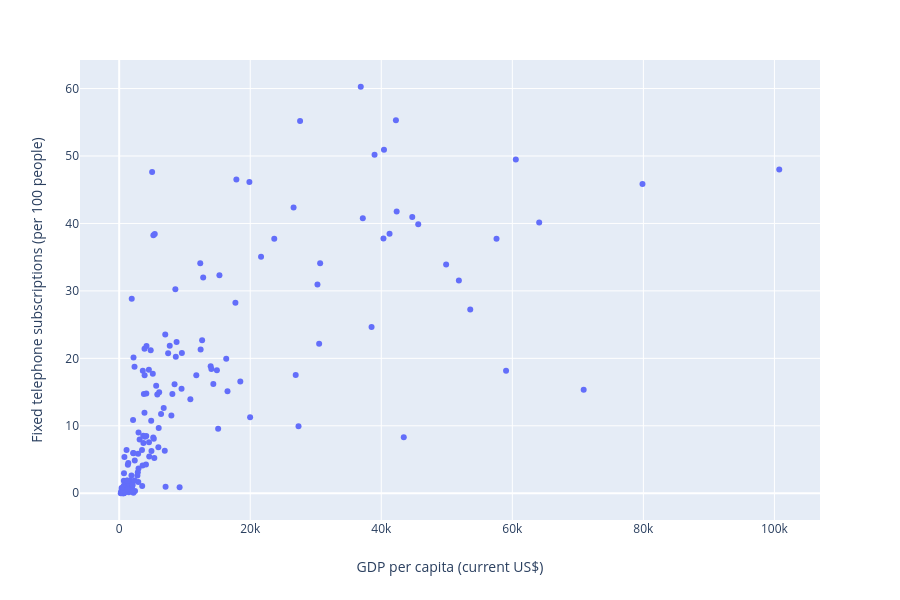

This figure's notebook cell:
### Code cell
px.scatter(df.query('year == 2016'), x = 'GDP per capita (current US$)', y='Fixed telephone subscriptions (per 100 people)')

### Figure 1 — Plotly figure (JSON) as saved in the notebook; plotly's stock layout.template omitted (floating-point values rounded to 4 significant figures; data arrays with more than 128 entries replaced by an {"elided": "..."} marker saying what was removed)
{"data": [{"hovertemplate": "GDP per capita (current US$)=%{x}<br>Fixed telephone subscriptions (per 100 people)=%{y}<extra></extra>", "legendgroup": "", "marker": {"color": "#636efa", "symbol": "circle"}, "mode": "markers", "name": " ", "showlegend": false, "type": "scatter", "uid": "caaaf17d-5cb1-4e58-b483-fe52cdba9044", "x": {"elided": "169 float values"}, "xaxis": "x", "y": {"elided": "169 float values"}, "yaxis": "y"}], "layout": {"grid": {"xaxes": ["x"], "xgap": 0.1, "xside": "bottom", "yaxes": ["y"], "ygap": 0.1, "yside": "left"}, "height": 600, "legend": {"tracegroupgap": 0}, "margin": {"t": 60}, "xaxis": {"title": {"text": "GDP per capita (current US$)"}}, "yaxis": {"title": {"text": "Fixed telephone subscriptions (per 100 people)"}}}}
